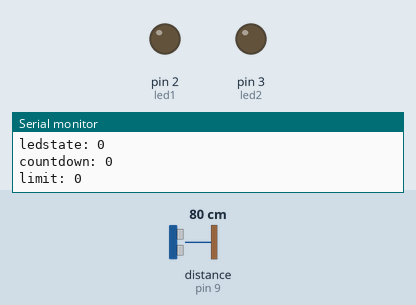
Bench run of a sketch on a simulated Arduino Uno, built with avr-gcc and run on an emulated ATmega328P. Shown: output pins drawn as LEDs (lit = HIGH), the last lines printed to the serial monitor. Wiring (inferred from the names in the program): ultrasonic range finder: trigger pin 10; echo pin 9. The test bench sets the inputs (shaded band); at power-on: distance to the obstacle (sensor on pin 9) 80 cm. The echo pulse lasts 58.3 µs per cm; pins used as bus, display or sensor lines are not drawn.

Above: at 1.2 s.
1.3 s: distance to the obstacle (sensor on pin 9) set to 13 cm
4.3 s: distance to the obstacle (sensor on pin 9) set to 10 cm
At 5.6 s:
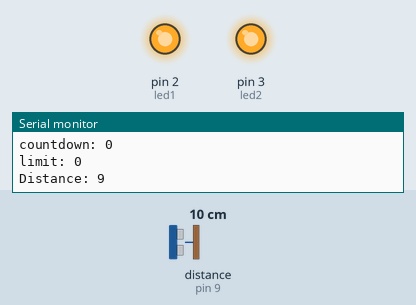
6.4 s: distance to the obstacle (sensor on pin 9) set to 18 cm
Timing chart, 0 to 19.1 s (numbered marks = the images above; inputs shaded):
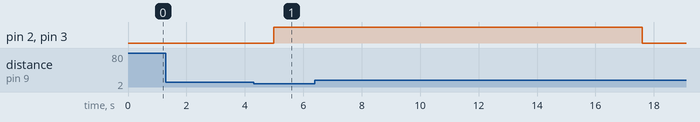

Measured:
- the behaviour switches between 12 and 11 cm on distance to the obstacle (sensor on pin 9) (found by bisection; images 0 and 1)
- after the input at 4.3 s, pin 2 (led1), pin 3 (led2): LOW → HIGH after 0.68 s

The sketch:

sensor_-_FINAL_PRODUCT.ino
```cpp
/*
 *This code is created for running "Intelligent Nightt Light 2080Ti"
 *Created by Philip, Desmond, Eric, Arthur
 *Code fnished in 2019 Oct, 10
 *Last tested at 19:20 2019 Oct, 10
 *This code worth 100% of the asignment
 *GG~
 */


const int trigPin = 10;                                //output for the sensor
const int echoPin = 9;                                 //recive info from the sencor
int led1 = 2;                                          //out put electricity for led1
int led2 = 3;                                          //out put electricity for led2

boolean ledstate = false;                              //to tell the state of leds (on/off)
int countdown = 0;                                     //30mins (30 sec in test mode) limit for turning on
int limit = 0;                                         //cant turn off in 10 secs after you turn on

long duration;                                         //time for setup the sencor
int distance;                                          //get the distance(info) from sencor

void setup() {
  // put your setup code here, to run once:
  pinMode(trigPin, OUTPUT);
  pinMode(echoPin, INPUT);
  pinMode(led1, OUTPUT);
  pinMode(led2, OUTPUT);
  Serial.begin(1200);

}

void loop() {

  //sensor works once between 2 microsec
  digitalWrite(trigPin, LOW);
  delayMicroseconds(2);

  digitalWrite(trigPin, HIGH);
  delayMicroseconds(10);
  digitalWrite(trigPin, LOW);


  duration = pulseIn(echoPin, HIGH);
  distance = duration*0.034/2;

  //infor(data) that you can get
  Serial.print("Distance: ");
  Serial.println(distance);
  Serial.print("ledstate: ");
  Serial.println(ledstate);
  Serial.print("countdown: ");
  Serial.println(countdown);
  Serial.print("limit: ");
  Serial.println(limit);


  //PROCESS
  if(distance <= 10 & ledstate == false){
    digitalWrite(led1, HIGH);
    ledstate = true;
  }                                                //if the light is off and you are 3cm from the light, it turns on

  if (ledstate == true){
    digitalWrite(led2, HIGH);                      //the second led turns on together
    limit = limit+1;                               //start the timer 10 sec for turn off limit
    countdown = countdown+1;                       //start the timer 30 sec for turn off auto
    if (countdown == 30){
      digitalWrite(led1, LOW);
      digitalWrite(led2, LOW);
      ledstate = false;                            //lights turn off after 30 sec
      countdown = 0;
      limit = 0;                                   //reset coutdown and limit
   }
  }

    if (distance <= 10 & ledstate == true & limit >= 10){
      digitalWrite(led1, LOW);
      digitalWrite(led2, LOW);                     //if you are in 10cm after 10 sec, you can turn off the leds
      ledstate = false;
      countdown = 0;
      limit = 0;                                   //reset coutdown and limit
  }
}
//CODE END
//PLS GIVE US 10000 OUT OF 100 FOR THIS CODE, TY!
```
